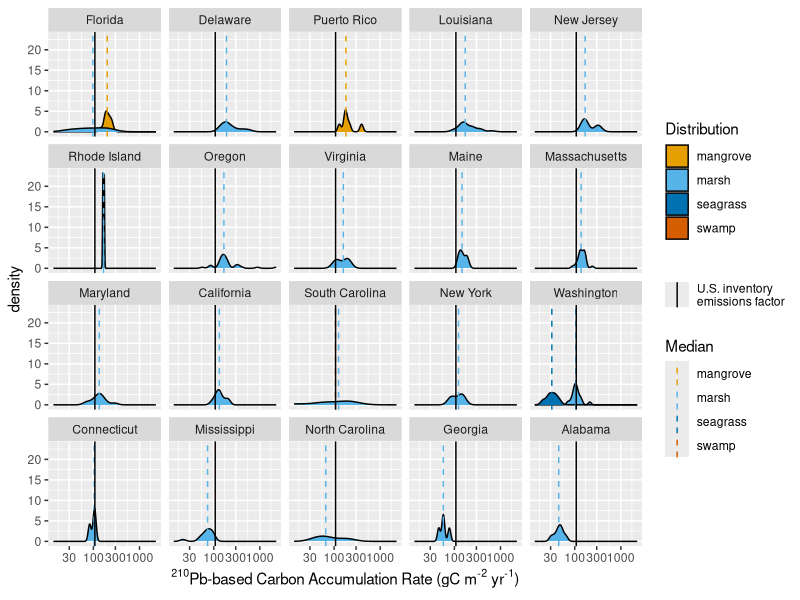
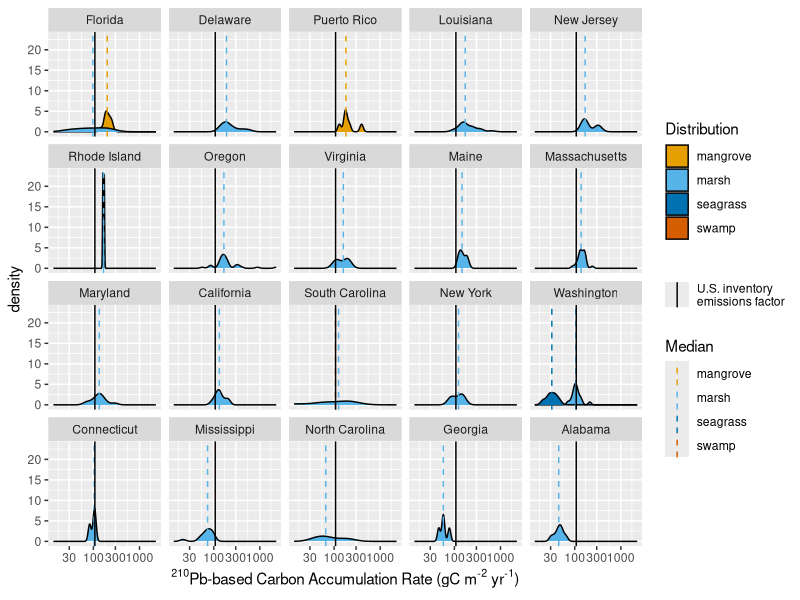

Source code (R) for these figures, in order:


library(tidyverse)

impacts <- read_csv("data/CCRCN_impacts.csv")

ccn_cars <- read_csv("carbon_accumulation_rates/ccn_car_210Pb.csv") %>% 
  filter(!is.na(carbon_accumulation_mean),
         country == "United States",
         habitat %in% c("marsh", "mangrove", "swamp", "seagrass")) %>% 
  left_join(impacts) %>% 
  mutate(impact_class = ifelse(is.na(impact_class), "natural", impact_class),
         impact_class2 = recode(impact_class,
                                "ditched"="drained",
                                "tidally restored"="restored",
                                "revegetated" = "restored",
                                "managed impounded"="impounded",
                                "tidally restricted"="impounded",
                                "salt impacted"="natural",
                               "diked and drained"="drained")) 

state_meds_all <- ccn_cars %>% 
  group_by(admin_division, habitat, impact_class2) %>% 
  summarise(median_car = median(carbon_accumulation_mean, na.rm = T),
            mean_car = mean(carbon_accumulation_mean, na.rm = T),
            sd = sd(carbon_accumulation_mean, na.rm = T),
            n = n(),
            upper_CI = quantile(carbon_accumulation_mean, 0.975),
            lower_CI = quantile(carbon_accumulation_mean, 0.025)) %>% 
  arrange(impact_class2, -median_car) %>% 
  ungroup()

state_meds_nat <- ccn_cars %>% 
  filter(impact_class2 == "natural") %>% 
  group_by(admin_division, habitat) %>% 
  summarise(median_car = median(carbon_accumulation_mean, na.rm = T),
            mean_car = mean(carbon_accumulation_mean, na.rm = T),
            sd = sd(carbon_accumulation_mean, na.rm = T),
            n = n(),
            upper_CI = quantile(carbon_accumulation_mean, 0.975),
            lower_CI = quantile(carbon_accumulation_mean, 0.025)) %>% 
  arrange(-median_car) %>% 
  ungroup() %>% 
  mutate('emissions factor' = 107.7494,
         IPCC_ef = "U.S. inventory\nemissions factor")



View(state_meds_nat)

order_these <- state_meds_nat %>% 
  group_by(admin_division) %>% 
  summarise(median_car = max(median_car)) %>% 
  arrange(-median_car)

ccn_cars_natural <- ccn_cars %>% 
  filter(impact_class2 == "natural")

ccn_cars_natural$admin_division <- factor(ccn_cars_natural$admin_division,
                                  levels = order_these$admin_division)

state_meds_nat$admin_division <- factor(state_meds_nat$admin_division,
                                  levels = order_these$admin_division)



cbp2 <- (c("#E69F00", 
           "#56B4E9", 
           # "#009E73",
           # "#F0E442", 
           "#0072B2", 
           "#D55E00", 
           "#CC79A7"))

ggplot(ccn_cars_natural, aes(x = carbon_accumulation_mean)) +
  geom_density(aes(fill = habitat)) +
  facet_wrap(.~admin_division) +
  scale_x_log10() +
  geom_vline(data = state_meds_nat, aes(xintercept = median_car, color = habitat), lty = 2) +
  geom_vline(data = state_meds_nat, aes(lty = IPCC_ef,
                                        xintercept = `emissions factor`
                                        ),   color = "black")  +
  xlab(expression(paste(""^"210","Pb-based Carbon Accumulation Rate (gC m"^"-2", " yr"^"-1",")"))) +
  labs(color="Median", fill = "Distribution", lty = element_blank()) +
  scale_fill_manual(values = cbp2) +
  scale_color_manual(values = cbp2)

ggsave("State Level Carbon Burial Distribution.pdf", width = 7.25, height = 5)

View(ccn_cars %>% 
       filter(admin_division == "Delaware", ! is.na(carbon_accumulation_mean)) %>% 
       select(study_id, site_id, core_id, carbon_accumulation_mean)
     )
